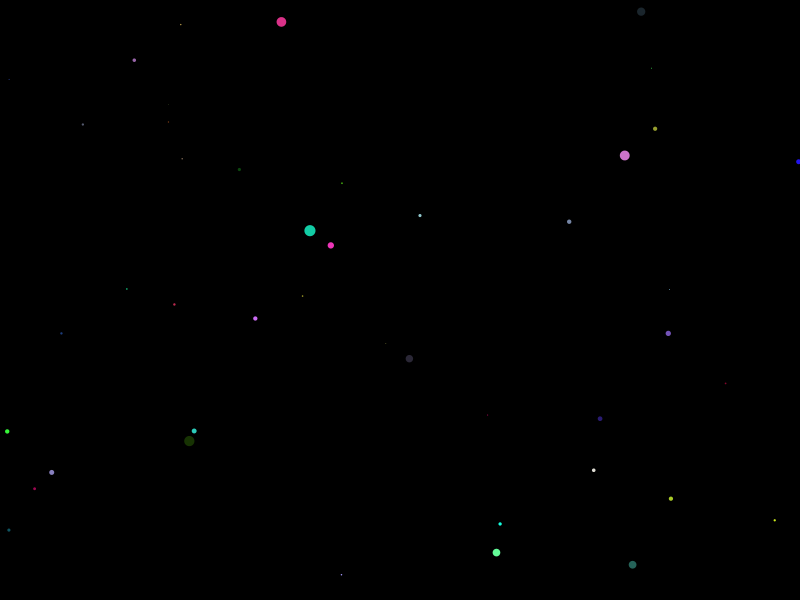
Frame 1 (no input)
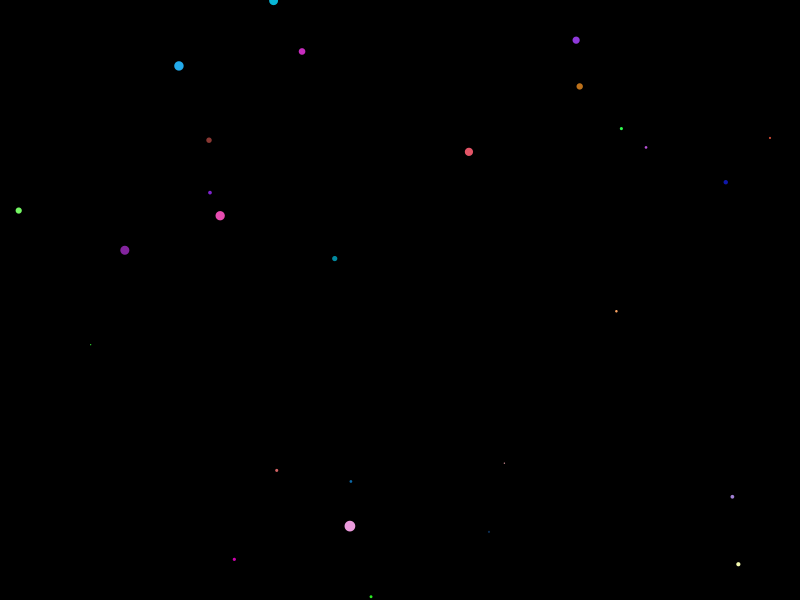
Frame 60 (the mouse pressed at the canvas centre just before this capture)
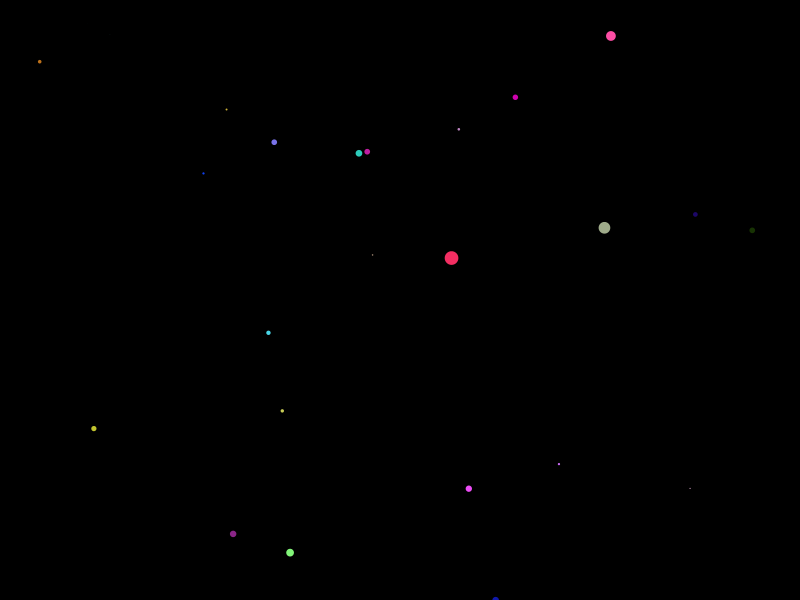
Frame 120 (the mouse held since frame 60 and released just before this capture)

The Processing sketch that drew these frames (run headless with seeded random() and noise(); from frame 60 on, the mouse is pressed at the canvas centre):

// Processing sketch: star_field_26_06_22
// ── star_field_26_06_22.pde
Star[] stars;

void setup(){
  size(800, 600);
  
  stars = new Star[400];
  
  for(int i=0; i<stars.length; i++)
    stars[i] = new Star();  
     
  
}


void draw(){
  background(0);
  
  translate(width/2, height/2);
  
  for(Star s:stars){
    s.update();
    s.display();
  }
}

// ── Star.pde
class Star{
  float x;
  float y;
  float z;
  
  color col;
  
  Star(){
    x = random(-width, width);
    y = random(-height, height);
    z = random(width);
    col = color(random(255), random(255), random(255));
    
  }
  
  void update(){
    z = z - 15;
    if (z < 1){
      z = random(width);
      x = random(-width, width);
      y = random(-height, height);
    }
  }
  
  void display(){
    fill(col);
    noStroke();
    
    float sx = map(x/z, 0, 1, 0, width);
    float sy = map(y/z, 0, 1, 0, height);
   
    
    float r = map(z, width, 0, 0, 15);
    
    ellipse(sx, sy, r, r);
   
  }
  
}
